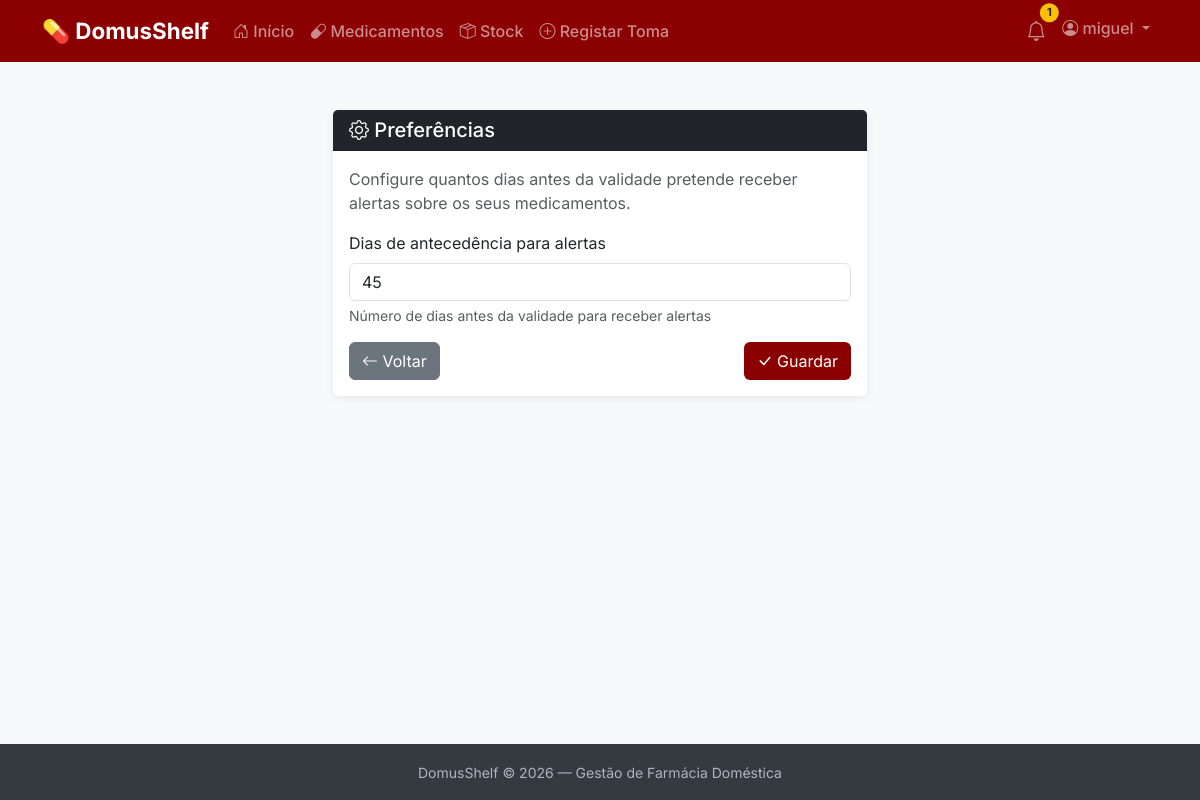
Before: /medicamentos/preferencias/ (signed in) with the older database file.
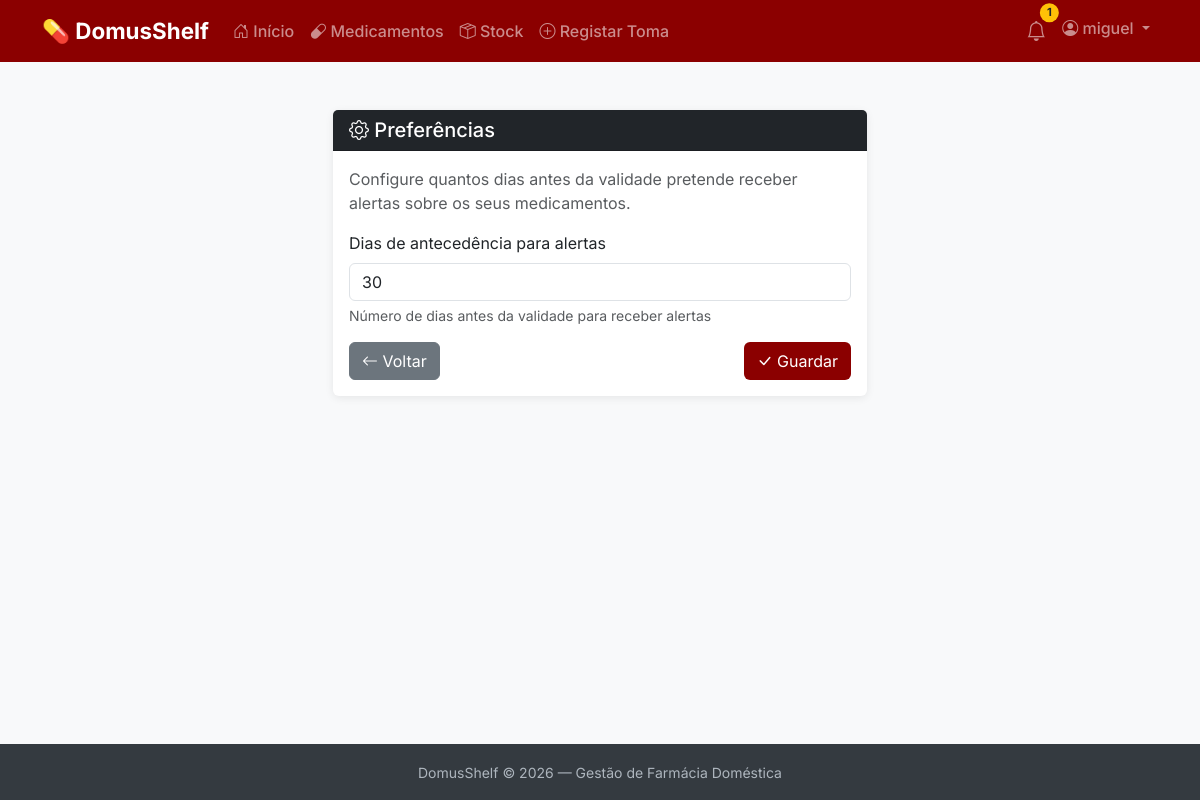
After: the same page with the newer database file.
### pharmacy/models.py (models this page shows, shortened)
class Preferencias(models.Model):
    utilizador = models.OneToOneField(
        User,
        on_delete=models.CASCADE,
        related_name='preferencias',
        verbose_name='Utilizador'
    )
    dias_alerta_antes = models.PositiveIntegerField(
        default=30,
        verbose_name='Dias de Alerta Antes da Validade'
    )
    class Meta:
        verbose_name = 'Preferências'
        verbose_name_plural = 'Preferências'

### pharmacy/views.py (the view)
# urls.py: path('preferencias/', views.preferencias_editar, name='preferencias_editar'),
@login_required
def preferencias_editar(request):
    preferencias, criado = Preferencias.objects.get_or_create(
        utilizador=request.user,
        defaults={'dias_alerta_antes': 30}  # Valores por defeito se criar novo
    )
    if request.method == 'POST':
        form = PreferenciasForm(request.POST, instance=preferencias)
        if form.is_valid():
            form.save()
            return redirect('dashboard')
    else:
        form = PreferenciasForm(instance=preferencias)
    return render(request, 'pharmacy/preferencias_form.html', {
        'form': form,
    })

### pharmacy/forms.py
class PreferenciasForm(forms.ModelForm):
    class Meta:
        model = Preferencias
        fields = ['dias_alerta_antes']
        labels = {
            'dias_alerta_antes': 'Dias de antecedência para alertas',
        }
        widgets = {
            'dias_alerta_antes': forms.NumberInput(attrs={
                'class': 'form-control',
                'min': '1',
                'max': '365',
                'placeholder': 'Ex: 30',
            }),
        }
        help_texts = {
            'dias_alerta_antes': 'Número de dias antes da validade para receber alertas',
        }

### pharmacy/context_processors.py (called while the page is built)
def alertas_count(request):
    if not request.user.is_authenticated:
        return {'alertas_count': 0}
    hoje = date.today()
    try:
        prefs = Preferencias.objects.get(utilizador=request.user)
        dias_alerta = prefs.dias_alerta_antes
    except Preferencias.DoesNotExist:
        dias_alerta = 30  # Valor por defeito
    data_limite = hoje + timedelta(days=dias_alerta)
    count = Embalagem.objects.filter(
        medicamento__utilizador=request.user,
        quantidade_actual__gt=0,
        data_validade__lte=data_limite
    ).count()
    return {'alertas_count': count}

### pharmacy/templates/pharmacy/preferencias_form.html (shortened to what this page needs)
{% extends 'base.html' %}
{% block content %}
<div class="container mt-4">
    <div class="row justify-content-center">
        <div class="col-md-6">
            <div class="card">
                <div class="card-header bg-dark text-white">
                    <h5 class="mb-0">
                        <i class="bi bi-gear"></i> Preferências
                    </h5>
                </div>
                <div class="card-body">
                    <p class="text-muted">
                        Configure quantos dias antes da validade pretende receber alertas
                        sobre os seus medicamentos.
                    </p>
                    <form method="post">
                        <div class="mb-3">
                            <label for="{{ form.dias_alerta_antes.id_for_label }}" class="form-label">
                                {{ form.dias_alerta_antes.label }}
                            </label>
                            {{ form.dias_alerta_antes }}
                            {% if form.dias_alerta_antes.help_text %}
                            <div class="form-text">{{ form.dias_alerta_antes.help_text }}</div>
                            {% endif %}
                        </div>
                        <div class="d-flex justify-content-between">
                            <a href="{% url 'dashboard' %}" class="btn btn-secondary">
                                <i class="bi bi-arrow-left"></i> Voltar
                            </a>
                            <button type="submit" class="btn" style="background-color: #8B0000; color: white;">
                                <i class="bi bi-check-lg"></i> Guardar
                            </button>
                        </div>
                    </form>
                </div>
            </div>
        </div>
    </div>
</div>
{% endblock %}

Changed rows visible on the page:
changed Preferencias: dias_alerta_antes "45" → "30"
